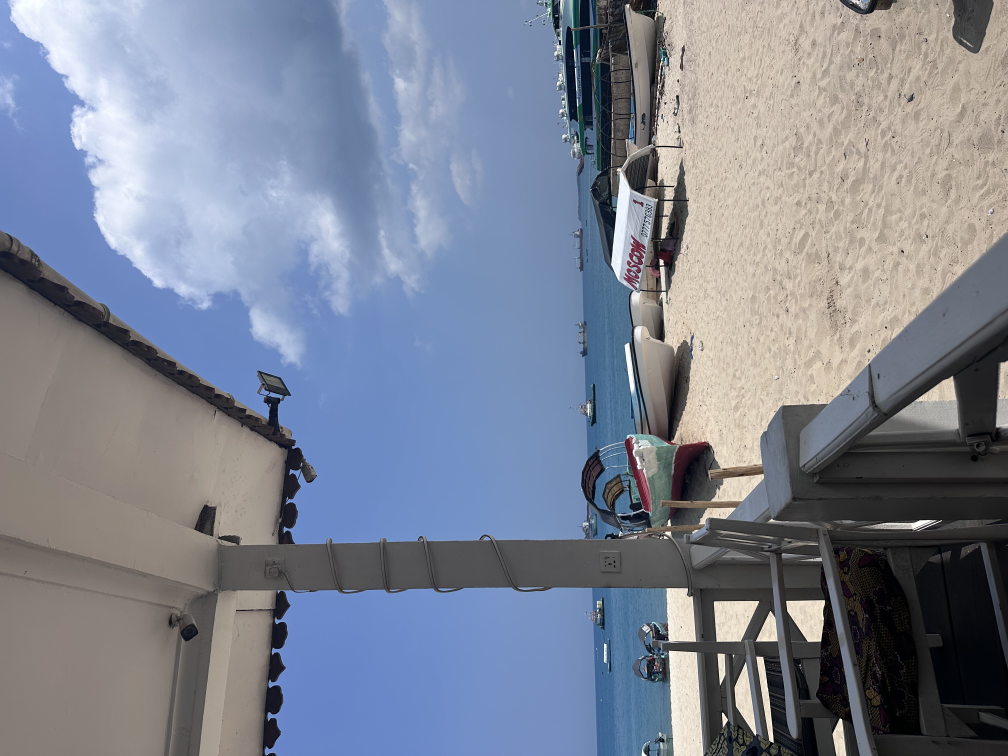
#> input picture media/IMG_7594.jpeg, 4032 x 3024 px (shown at 1/4 size); its folder holds only this picture in this run
$ python build_archive.py
#> lines starting #> are read from the running program, lines starting #| are printed output that depends on the picture
#!/usr/bin/env python3
"""
build_archive.py  -  turn a folder of photos/videos + Strava GPX files into the data
file that index.html reads.

Folder layout (all paths relative to this script):
    media/      your photos and videos (any sub-folders are fine)
    tracks/     your Strava .gpx files
    data/       written by this script: archive.js
                (notes.js is created once and never overwritten: your places + sketches)
                overrides.csv (optional): file,lat,lon[,note]  fixes a wrong or missing location
    thumbs/     written by this script: small preview images

Usage:
    python3 build_archive.py                 # normal run
    python3 build_archive.py --tz +03:00     # timezone to assume when a file has no offset (default EAT)
    python3 build_archive.py --track-tol 90  # max seconds between a GPS-less file and the track
    python3 build_archive.py --clock-offset 0   # seconds to ADD to camera time before matching to the track

Needs: Python 3.9+, Pillow (pip install pillow). Optional: pillow-heif for .HEIC photos
(pip install pillow-heif), and ffmpeg/ffprobe on your PATH for videos (brew install ffmpeg).
"""
import argparse
import bisect
import csv
import datetime as dt
import hashlib
import json
import math
import re
import subprocess
import sys
import xml.etree.ElementTree as ET
from pathlib import Path

ROOT = Path(__file__).resolve().parent
PHOTO_EXT = {".jpg", ".jpeg", ".png", ".heic", ".heif"}
VIDEO_EXT = {".mov", ".mp4", ".m4v"}
# Okabe-Ito: distinguishable for most kinds of colour blindness. One colour per day.
PALETTE = ["#D55E00", "#0072B2", "#009E73", "#CC79A7", "#E69F00", "#56B4E9", "#7A7A7A", "#B8860B"]

try:
    from PIL import Image, ImageOps
except ImportError:
    sys.exit("Pillow is missing. Run:  pip install pillow")
try:
    import pillow_heif  # noqa
    pillow_heif.register_heif_opener()
#> (this line was passed over: pillow_heif is not available in this run)
    HEIF = True
except Exception:
    HEIF = False


# ---------------------------------------------------------------- helpers
def parse_tz(s):
    m = re.fullmatch(r"([+-])(\d{2}):?(\d{2})", s)
    if not m:
        sys.exit("--tz must look like +03:00")
    sign = 1 if m.group(1) == "+" else -1
    return dt.timezone(sign * dt.timedelta(hours=int(m.group(2)), minutes=int(m.group(3))))


def parse_offset(s):
    if not s:
        return None
    m = re.fullmatch(r"\s*([+-])(\d{2}):?(\d{2})\s*", s)
    if not m:
        return None
    sign = 1 if m.group(1) == "+" else -1
    return dt.timezone(sign * dt.timedelta(hours=int(m.group(2)), minutes=int(m.group(3))))


# [5 lines left out: function parse_iso, not called in this run]


def metres(lat1, lon1, lat2, lon2):
    return math.hypot((lat1 - lat2) * 110574, (lon1 - lon2) * 111320 * math.cos(math.radians((lat1 + lat2) / 2)))


def rat(x):
    try:
        return float(x)
    except Exception:
        return float(x[0]) / float(x[1])


def dms(v, ref):
    d = rat(v[0]) + rat(v[1]) / 60 + rat(v[2]) / 3600
    return -d if ref in ("S", "W") else d


# ---------------------------------------------------------------- readers
def read_photo(path, default_tz):
    out = {"t": None, "lat": None, "lon": None, "acc": None, "tsrc": "exif"}
    with Image.open(path) as im:
        ex = im.getexif()
        sub = ex.get_ifd(0x8769)
        gps = ex.get_ifd(0x8825)
        raw = sub.get(36867) or sub.get(36868) or ex.get(306)
        if raw:
            naive = dt.datetime.strptime(re.sub(r"^(\d{4})[-:](\d{2})[-:](\d{2})", r"\1:\2:\3", str(raw).strip()), "%Y:%m:%d %H:%M:%S")
            off = parse_offset(str(sub.get(36881) or sub.get(36880) or ""))
            if off is None and gps.get(29) and gps.get(7):  # GPS date + time are UTC
                try:
                    h, m, s = (rat(x) for x in gps[7])
                    utc = dt.datetime.strptime(str(gps[29]), "%Y:%m:%d").replace(
                        hour=int(h), minute=int(m), second=int(s), tzinfo=dt.timezone.utc)
                    off = dt.timezone(dt.timedelta(seconds=round((naive - utc.replace(tzinfo=None)).total_seconds() / 900) * 900))
                except Exception:
                    off = None
            if off is None:
                off = default_tz
                out["tsrc"] = "assumed-tz"
            out["t"] = naive.replace(tzinfo=off)
        if gps.get(2) and gps.get(4):
            try:
                out["lat"] = dms(gps[2], gps.get(1, "N"))
                out["lon"] = dms(gps[4], gps.get(3, "E"))
                if gps.get(31) is not None:
                    out["acc"] = round(rat(gps[31]), 1)
            except Exception:
                pass
    return out


# [28 lines left out: functions run_ffprobe, read_video, not called in this run]


def thumb(src, dst, kind, dur=None):
    dst.parent.mkdir(exist_ok=True)
    if dst.exists():
        return True
    try:
        if kind == "photo":
            with Image.open(src) as im:
                im = ImageOps.exif_transpose(im).convert("RGB")
                im.thumbnail((360, 360))
                im.save(dst, "JPEG", quality=78)
            return True
        ss = min(0.5, (dur or 1) / 2)
        r = subprocess.run(["ffmpeg", "-v", "error", "-y", "-ss", str(ss), "-i", str(src), "-frames:v", "1",
                            "-vf", "scale=360:-2", str(dst)], capture_output=True)
        return r.returncode == 0 and dst.exists()
    except Exception:
        return False


# ---------------------------------------------------------------- tracks
# [48 lines left out: functions read_gpx, locate_on_tracks, not called in this run]


# ---------------------------------------------------------------- main
def main():
    ap = argparse.ArgumentParser()
    ap.add_argument("--media", default="media")
    ap.add_argument("--tracks", default="tracks")
    ap.add_argument("--tz", default="+03:00")
    ap.add_argument("--track-tol", type=float, default=90)
    ap.add_argument("--clock-offset", type=float, default=0)
    ap.add_argument("--no-thumbs", action="store_true")
    ap.add_argument("--export-spot", action="append", metavar="LAT,LON",
                    help="copy all media within --radius of this point into export/<name>/ (repeat for several points)")
    ap.add_argument("--radius", type=float, default=60, help="metres around each --export-spot (default 60)")
    ap.add_argument("--name", default="site", help="folder name for the export")
    ap.add_argument("--max-per-day", type=int, default=0, help="if set, keep an even sample of at most N items per day")
    ap.add_argument("--small", action="store_true", help="export lighter copies: photos max 1280 px, videos 540 px high")
    ap.add_argument("--dry-run", action="store_true", help="only count, do not copy")
    a = ap.parse_args()
    if a.export_spot:
        return export_spots(a)
    tz = parse_tz(a.tz)
    media_dir, track_dir = ROOT / a.media, ROOT / a.tracks
    (ROOT / "data").mkdir(exist_ok=True)

    have_ffprobe = subprocess.run(["which", "ffprobe"], capture_output=True).returncode == 0 if sys.platform != "win32" else True
    # tracks
    tracks = []
    for g in sorted(track_dir.glob("**/*.gpx")) if track_dir.exists() else []:
        try:
            tr = read_gpx(g, tz)
            if tr["pts"]:
                tracks.append(tr)
        except Exception as e:
            print(f"  ! could not read {g.name}: {e}")
    print(f"tracks: {len(tracks)}")

    # overrides
    overrides = {}
    ov = ROOT / "data" / "overrides.csv"
    if ov.exists():
        with open(ov, newline="", encoding="utf-8") as f:
            for row in csv.reader(f):
                if len(row) >= 3 and not row[0].startswith("#"):
                    try:
                        overrides[row[0].strip()] = (float(row[1]), float(row[2]))
                    except ValueError:
                        pass

    files = sorted(p for p in media_dir.glob("**/*") if p.suffix.lower() in PHOTO_EXT | VIDEO_EXT) if media_dir.exists() else []
    print(f"media files found: {len(files)}")
    media, problems = [], []
    for i, p in enumerate(files, 1):
        kind = "photo" if p.suffix.lower() in PHOTO_EXT else "video"
        rel = p.relative_to(ROOT).as_posix()
        try:
            if kind == "photo":
                if p.suffix.lower() in (".heic", ".heif") and not HEIF:
                    raise RuntimeError("HEIC needs: pip install pillow-heif")
                m = read_photo(p, tz)
#> in read_photo, im is the input picture: PIL image 4032x3024 RGB; mean R, G, B 124.9, 131.7, 146.9
#> in read_photo, `sub = ex.get_ifd(0x8769)`: sub = 36 items
#> in read_photo, `gps = ex.get_ifd(0x8825)`: gps = 15 items
#> in read_photo, `raw = sub.get(36867) or sub.get(36868) or ex.get(306)`: raw = '2026:09:09 11:07:23'
            else:
                m = read_video(p, tz)
        except Exception as e:
            problems.append((rel, f"unreadable: {e}"))
            continue
        if m["t"] is None:
            problems.append((rel, "no capture time found"))
            continue
        t = m["t"]
        ts = t.timestamp() + a.clock_offset
        src = "gps"
        lat, lon = m["lat"], m["lon"]
        if rel in overrides or p.name in overrides:
            lat, lon = overrides.get(rel) or overrides[p.name]
            src, m["acc"] = "override", None
        elif lat is None:
            hit = locate_on_tracks(ts, tracks, a.track_tol)
            if hit:
                lat, lon, src = round(hit[0], 6), round(hit[1], 6), "track"
                m["acc"] = round(max(10.0, hit[2] * 1.4), 1)
            else:
                problems.append((rel, "no GPS and no track within tolerance: add it to data/overrides.csv"))
                continue
        local = t.astimezone(tz)
        th = None
        if not a.no_thumbs:
            tp = ROOT / "thumbs" / (hashlib.md5(rel.encode()).hexdigest()[:10] + ".jpg")
            if thumb(p, tp, kind, m.get("dur")):
                th = tp.relative_to(ROOT).as_posix()
        media.append({
            "id": hashlib.md5(rel.encode()).hexdigest()[:8], "file": rel, "name": p.name, "type": kind,
            "thumb": th, "day": local.strftime("%Y-%m-%d"), "time": local.strftime("%H:%M:%S"),
            "h": round(local.hour + local.minute / 60 + local.second / 3600, 4), "ts": int(t.timestamp()),
            "lat": round(lat, 6), "lon": round(lon, 6), "acc": m["acc"], "src": src, "tsrc": m["tsrc"],
            "dur": m.get("dur"),
        })
        if i % 25 == 0:
            print(f"  {i}/{len(files)}")

    # sketches: data/sketches.csv  ->  image,photo,title,text   (lat/lon/date/time optional if photo is given)
    sketches = []
    sk = ROOT / "data" / "sketches.csv"
    if not sk.exists():
        print("sketches: data/sketches.csv not found (it must be named exactly that and sit inside the data folder)")
    else:
        norm = lambda n: re.sub(r"[^a-z0-9]", "", Path(n).stem.lower())   # IMG_7918.MOV == img7918 == IMG7918
        by_name = {x["name"].lower(): x for x in media}
        by_stem = {}
        for x in media:
            by_stem.setdefault(norm(x["name"]), x)
        with open(sk, newline="", encoding="utf-8-sig") as f:
            for row in csv.DictReader(f):
                img = (row.get("image") or "").strip()
                if not img or img.startswith("#"):
                    continue
                pn = (row.get("photo") or "").strip()
                ph = by_name.get(pn.lower()) or by_stem.get(norm(pn)) if pn else None
                if not (ROOT / "sketches" / img).exists():
                    print(f"  ! sketch image not found in sketches/: {img}")
                if pn and not ph:
                    print(f"  ! photo not found in media/: {pn}  (sketch: {img})")
                try:
                    lat = float(row["lat"]) if row.get("lat") else (ph["lat"] if ph else None)
                    lon = float(row["lon"]) if row.get("lon") else (ph["lon"] if ph else None)
                except ValueError:
                    lat = lon = None
                if lat is None:
                    problems.append((img, "sketch not placed: photo not found and no lat/lon given"))
                    continue
                sketches.append({"id": hashlib.md5(img.encode()).hexdigest()[:6], "image": "sketches/" + img,
                                 "title": (row.get("title") or img).strip(), "text": (row.get("text") or "").strip(),
                                 "date": (row.get("date") or "").strip() or (ph["day"] if ph else ""),
                                 "time": (row.get("time") or "").strip() or (ph["time"][:5] if ph else ""),
                                 "lat": lat, "lon": lon,
                                 "photo": ph["file"] if ph else None, "photoThumb": ph["thumb"] if ph else None})
        print(f"sketches placed: {len(sketches)}")

    days = sorted({x["day"] for x in media} | {t["day"] for t in tracks if t["day"]})
    day_defs = []
    for i, d in enumerate(days):
        dd = dt.date.fromisoformat(d)
        day_defs.append({"id": d, "label": dd.strftime("%a %-d %b") if sys.platform != "win32" else dd.strftime("%a %#d %b"),
                         "color": PALETTE[i % len(PALETTE)]})
    archive = {"generated": dt.datetime.now().isoformat(timespec="seconds"), "tz": a.tz, "days": day_defs,
               "media": media, "tracks": tracks, "sketches": sketches}
    (ROOT / "data" / "archive.js").write_text("window.ARCHIVE = " + json.dumps(archive, separators=(",", ":")) + ";\n", encoding="utf-8")

    notes = ROOT / "data" / "notes.js"
    if not notes.exists():
        notes.write_text(NOTES_TEMPLATE, encoding="utf-8")
        print("created data/notes.js (your places and sketches live here; it is never overwritten)")
    # report
    by_src = {}
    for x in media:
        by_src[x["src"]] = by_src.get(x["src"], 0) + 1
    print(f"\nplaced {len(media)} of {len(files)} files   ({', '.join(f'{k}: {v}' for k, v in by_src.items())})")
    for d in day_defs:
        print(f"  {d['label']}: {sum(1 for x in media if x['day'] == d['id'])} files")
    fb = [x["name"] for x in media if x["tsrc"] in ("creation_time-fallback", "assumed-tz")]
    if fb:
        print(f"\n{len(fb)} files had no timezone or capture-time tag, so times are assumed ({a.tz}); check: {', '.join(fb[:8])}{' ...' if len(fb) > 8 else ''}")
    if problems:
        print(f"\n{len(problems)} files NOT placed:")
        for rel, why in problems[:40]:
            print(f"  - {rel}: {why}")
        (ROOT / "data" / "unplaced.txt").write_text("\n".join(f"{r}\t{w}" for r, w in problems), encoding="utf-8")
    print("\nOpen index.html in your browser (it needs internet for the map tiles).")


# [59 lines left out: function export_spots, not called in this run]


NOTES_TEMPLATE = """// Your own places and sketches. This file is never overwritten by build_archive.py.
// Edit it by hand, then refresh index.html.

// Places worth naming, including sites you only visited once (e.g. a market).
// day is optional (a date such as "2026-09-10"). Right-click the map to copy coordinates.
window.PLACES = [
  // { name: "Example place", lat: -6.1630, lon: 39.1890, day: "2026-09-10", note: "What happened here" },
];

// Sketches: image is a path relative to this folder (put scans in a sketches/ folder).
window.SKETCHES = [
  // { id: "s1", title: "Shangani street", image: "sketches/s1.jpg", lat: -6.1628, lon: 39.1877,
  //   date: "2026-09-10", time: "14:10", text: "Short excerpt of the affect text" },
];
"""

if __name__ == "__main__":
    main()
#> in main, `m = read_photo(p, tz)`: m = 5 items
#> in main, `ts = t.timestamp() + a.clock_offset`: ts = 1.79e+09
#> in main, `lat, lon = m["lat"], m["lon"]`: lat = -6.16; lon = 39.19
#> in thumb, `im = ImageOps.exif_transpose(im).convert("RGB")`:
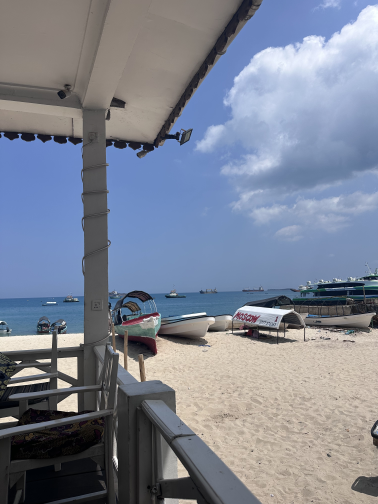
#> im: PIL image 3024x4032 RGB (shown at 1/8 size); mean R, G, B 124.9, 131.7, 146.9
#> in thumb, `im.thumbnail((360, 360))`:
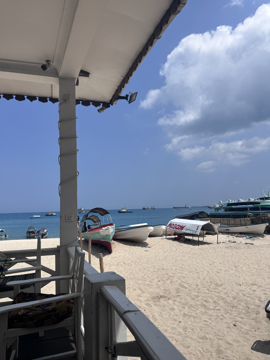
#> im: PIL image 270x360 RGB; mean R, G, B 124.9, 131.7, 146.9
#> in main, `days = sorted({x["day"] for x in media} | {t["day"] for t in tracks if..`: days = ['2026-09-09']
#> the loop in main, `for i, d in enumerate(days):` made 1 pass
#> after the loop in main, `for i, d in enumerate(days):`: day_defs = 1 item
#> the loop in main, `for x in media:` made 1 pass
#> after the loop in main, `for x in media:`: by_src = {'gps': 1}
#| placed 1 of 1 files   (gps: 1)
#> the loop in main, `for d in day_defs:` made 1 pass
#|   Wed 9 Sep: 1 files
#> in main, `fb = [x["name"] for x in media if x["tsrc"] in ("creation_time-fallbac..`: fb = []

$ run again, on media/IMG_7599.jpeg
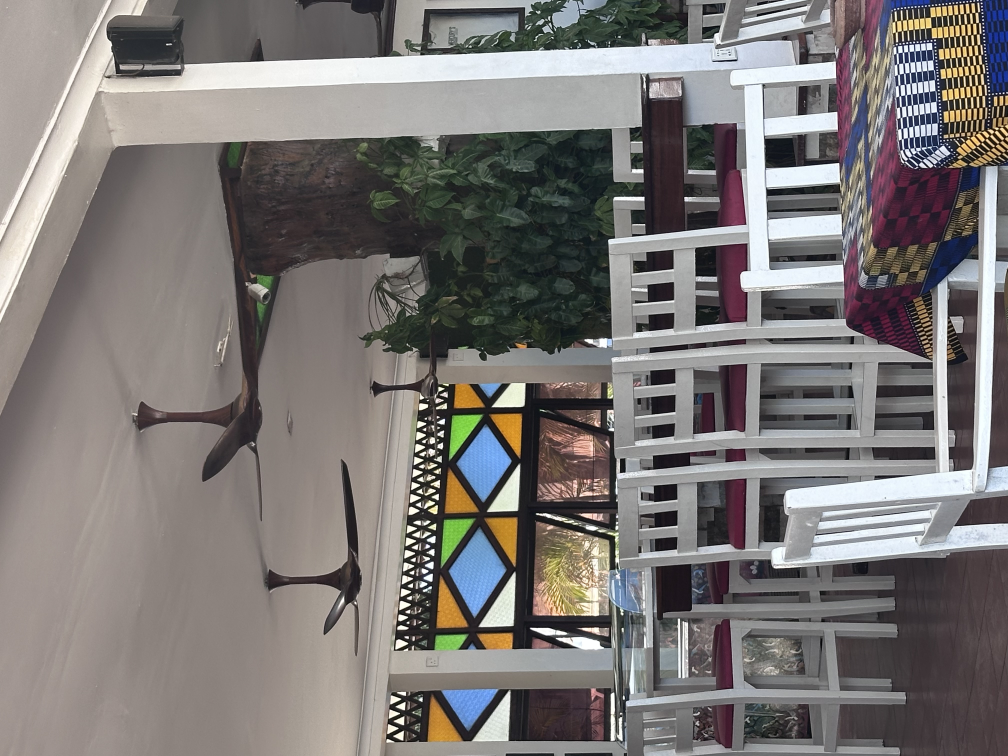
#> input picture media/IMG_7599.jpeg, 4032 x 3024 px (shown at 1/4 size)
#> in read_photo, im is the input picture: PIL image 4032x3024 RGB; mean R, G, B 123.2, 119, 117.4
#> sub = 37 items
#> gps = 15 items
#> raw = '2026:09:09 11:12:54'
#> m = 5 items
#> ts = 1.79e+09
#> lat = -6.16; lon = 39.19
#> in thumb, `im = ImageOps.exif_transpose(im).convert("RGB")`:
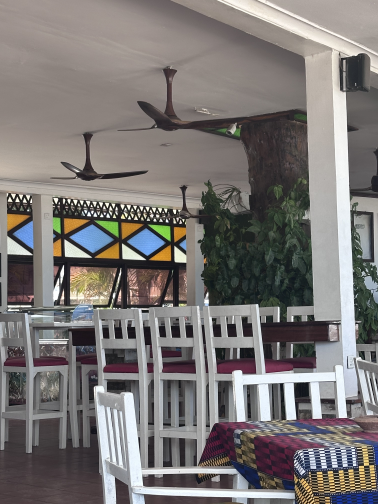
#> im: PIL image 3024x4032 RGB (shown at 1/8 size); mean R, G, B 123.2, 119, 117.4
#> in thumb, `im.thumbnail((360, 360))`:
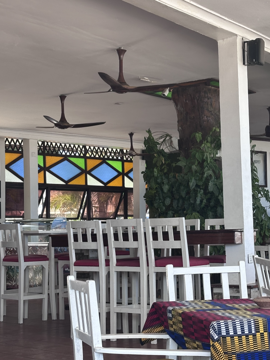
#> im: PIL image 270x360 RGB; mean R, G, B 123.1, 119, 117.3
#> days = ['2026-09-09']
#> the loop in main, `for i, d in enumerate(days):` made 1 pass
#> after the loop in main, `for i, d in enumerate(days):`: day_defs = 1 item
#> the loop in main, `for x in media:` made 1 pass
#> after the loop in main, `for x in media:`: by_src = {'gps': 1}
#| placed 1 of 1 files   (gps: 1)
#> the loop in main, `for d in day_defs:` made 1 pass
#|   Wed 9 Sep: 1 files
#> fb = []
